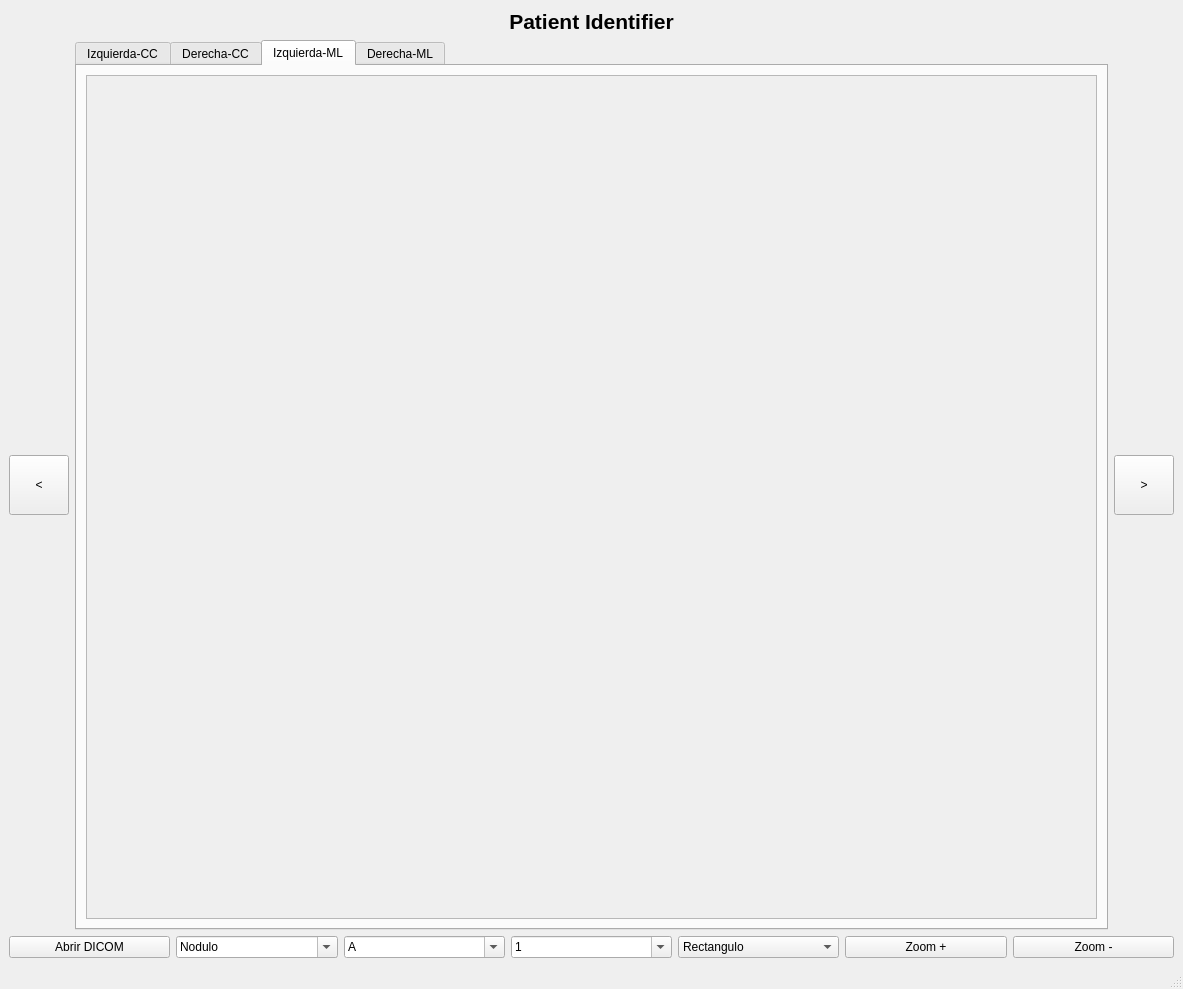
<?xml version="1.0" encoding="UTF-8"?>
<ui version="4.0">
 <class>MainWindow</class>
 <widget class="QMainWindow" name="MainWindow">
  <property name="geometry">
   <rect>
    <x>0</x>
    <y>0</y>
    <width>1183</width>
    <height>989</height>
   </rect>
  </property>
  <property name="windowTitle">
   <string>Robolab Dicom Visualizer</string>
  </property>
  <widget class="QWidget" name="centralwidget">
   <layout class="QGridLayout" name="gridLayout_5">
    <item row="3" column="0">
     <layout class="QHBoxLayout" name="horizontalLayout_2">
      <item>
       <widget class="QPushButton" name="AbrirDICOM">
        <property name="text">
         <string>Abrir DICOM</string>
        </property>
       </widget>
      </item>
      <item>
       <widget class="QComboBox" name="comboBox">
        <property name="editable">
         <bool>true</bool>
        </property>
        <property name="currentText">
         <string>Nodulo</string>
        </property>
        <property name="currentIndex">
         <number>0</number>
        </property>
        <item>
         <property name="text">
          <string>Nodulo</string>
         </property>
        </item>
        <item>
         <property name="text">
          <string>Distorsion_arq</string>
         </property>
        </item>
        <item>
         <property name="text">
          <string>Densidad_asim_foc</string>
         </property>
        </item>
        <item>
         <property name="text">
          <string>Microcalcificaciones</string>
         </property>
        </item>
        <item>
         <property name="text">
          <string>Calc_tip_benig</string>
         </property>
        </item>
       </widget>
      </item>
      <item>
       <widget class="QComboBox" name="comboBox_2">
        <property name="editable">
         <bool>true</bool>
        </property>
        <item>
         <property name="text">
          <string>A</string>
         </property>
        </item>
        <item>
         <property name="text">
          <string>B</string>
         </property>
        </item>
        <item>
         <property name="text">
          <string>C</string>
         </property>
        </item>
        <item>
         <property name="text">
          <string>D</string>
         </property>
        </item>
       </widget>
      </item>
      <item>
       <widget class="QComboBox" name="comboBox_3">
        <property name="editable">
         <bool>true</bool>
        </property>
        <item>
         <property name="text">
          <string>1 </string>
         </property>
        </item>
        <item>
         <property name="text">
          <string>2</string>
         </property>
        </item>
        <item>
         <property name="text">
          <string>3</string>
         </property>
        </item>
        <item>
         <property name="text">
          <string>4</string>
         </property>
        </item>
        <item>
         <property name="text">
          <string>5</string>
         </property>
        </item>
        <item>
         <property name="text">
          <string>6</string>
         </property>
        </item>
       </widget>
      </item>
      <item>
       <widget class="QComboBox" name="comboBox_4">
        <item>
         <property name="text">
          <string>Rectangulo</string>
         </property>
        </item>
        <item>
         <property name="text">
          <string>Circulo</string>
         </property>
        </item>
       </widget>
      </item>
      <item>
       <widget class="QPushButton" name="zoomInButton">
        <property name="text">
         <string>Zoom +</string>
        </property>
       </widget>
      </item>
      <item>
       <widget class="QPushButton" name="zoomOutButton">
        <property name="text">
         <string>Zoom -</string>
        </property>
       </widget>
      </item>
     </layout>
    </item>
    <item row="2" column="0">
     <layout class="QHBoxLayout" name="horizontalLayout_3">
      <item>
       <widget class="QPushButton" name="prevDICOMButton">
        <property name="sizePolicy">
         <sizepolicy hsizetype="Fixed" vsizetype="Fixed">
          <horstretch>0</horstretch>
          <verstretch>0</verstretch>
         </sizepolicy>
        </property>
        <property name="minimumSize">
         <size>
          <width>60</width>
          <height>60</height>
         </size>
        </property>
        <property name="maximumSize">
         <size>
          <width>60</width>
          <height>60</height>
         </size>
        </property>
        <property name="text">
         <string>&lt;</string>
        </property>
       </widget>
      </item>
      <item>
       <widget class="QTabWidget" name="imageSelector">
        <property name="currentIndex">
         <number>2</number>
        </property>
        <widget class="QWidget" name="L_CC">
         <property name="sizePolicy">
          <sizepolicy hsizetype="Expanding" vsizetype="Expanding">
           <horstretch>0</horstretch>
           <verstretch>0</verstretch>
          </sizepolicy>
         </property>
         <attribute name="title">
          <string>Izquierda-CC</string>
         </attribute>
         <layout class="QGridLayout" name="gridLayout">
          <item row="0" column="0">
           <widget class="QScrollArea" name="left_cc_scroll_image">
            <property name="widgetResizable">
             <bool>true</bool>
            </property>
            <property name="alignment">
             <set>Qt::AlignLeading|Qt::AlignLeft|Qt::AlignTop</set>
            </property>
            <widget class="QWidget" name="scrollAreaWidgetContents">
             <property name="geometry">
              <rect>
               <x>0</x>
               <y>0</y>
               <width>1007</width>
               <height>811</height>
              </rect>
             </property>
             <property name="sizePolicy">
              <sizepolicy hsizetype="Expanding" vsizetype="Expanding">
               <horstretch>0</horstretch>
               <verstretch>0</verstretch>
              </sizepolicy>
             </property>
            </widget>
           </widget>
          </item>
         </layout>
        </widget>
        <widget class="QWidget" name="R_CC">
         <property name="sizePolicy">
          <sizepolicy hsizetype="Expanding" vsizetype="Expanding">
           <horstretch>0</horstretch>
           <verstretch>0</verstretch>
          </sizepolicy>
         </property>
         <attribute name="title">
          <string>Derecha-CC</string>
         </attribute>
         <layout class="QGridLayout" name="gridLayout_2">
          <item row="0" column="0">
           <widget class="QScrollArea" name="right_cc_scroll_image">
            <property name="widgetResizable">
             <bool>true</bool>
            </property>
            <property name="alignment">
             <set>Qt::AlignLeading|Qt::AlignLeft|Qt::AlignTop</set>
            </property>
            <widget class="QWidget" name="scrollAreaWidgetContents_2">
             <property name="geometry">
              <rect>
               <x>0</x>
               <y>0</y>
               <width>1007</width>
               <height>811</height>
              </rect>
             </property>
             <property name="sizePolicy">
              <sizepolicy hsizetype="Expanding" vsizetype="Expanding">
               <horstretch>0</horstretch>
               <verstretch>0</verstretch>
              </sizepolicy>
             </property>
            </widget>
           </widget>
          </item>
         </layout>
        </widget>
        <widget class="QWidget" name="L_ML">
         <attribute name="title">
          <string>Izquierda-ML</string>
         </attribute>
         <layout class="QGridLayout" name="gridLayout_3">
          <item row="0" column="0">
           <widget class="QScrollArea" name="left_ml_scroll_image">
            <property name="widgetResizable">
             <bool>true</bool>
            </property>
            <property name="alignment">
             <set>Qt::AlignLeading|Qt::AlignLeft|Qt::AlignTop</set>
            </property>
            <widget class="QWidget" name="scrollAreaWidgetContents_3">
             <property name="geometry">
              <rect>
               <x>0</x>
               <y>0</y>
               <width>1007</width>
               <height>811</height>
              </rect>
             </property>
            </widget>
           </widget>
          </item>
         </layout>
        </widget>
        <widget class="QWidget" name="R_ML">
         <attribute name="title">
          <string>Derecha-ML</string>
         </attribute>
         <layout class="QGridLayout" name="gridLayout_4">
          <item row="0" column="0">
           <widget class="QScrollArea" name="right_ml_scroll_image">
            <property name="widgetResizable">
             <bool>true</bool>
            </property>
            <property name="alignment">
             <set>Qt::AlignLeading|Qt::AlignLeft|Qt::AlignTop</set>
            </property>
            <widget class="QWidget" name="scrollAreaWidgetContents_4">
             <property name="geometry">
              <rect>
               <x>0</x>
               <y>0</y>
               <width>1007</width>
               <height>811</height>
              </rect>
             </property>
            </widget>
           </widget>
          </item>
         </layout>
        </widget>
       </widget>
      </item>
      <item>
       <widget class="QPushButton" name="nextDICOMButton">
        <property name="sizePolicy">
         <sizepolicy hsizetype="Fixed" vsizetype="Fixed">
          <horstretch>0</horstretch>
          <verstretch>0</verstretch>
         </sizepolicy>
        </property>
        <property name="minimumSize">
         <size>
          <width>60</width>
          <height>60</height>
         </size>
        </property>
        <property name="maximumSize">
         <size>
          <width>60</width>
          <height>60</height>
         </size>
        </property>
        <property name="text">
         <string>&gt;</string>
        </property>
       </widget>
      </item>
     </layout>
    </item>
    <item row="1" column="0">
     <widget class="QLabel" name="PatientName">
      <property name="sizePolicy">
       <sizepolicy hsizetype="Preferred" vsizetype="Preferred">
        <horstretch>0</horstretch>
        <verstretch>0</verstretch>
       </sizepolicy>
      </property>
      <property name="font">
       <font>
        <pointsize>16</pointsize>
        <weight>75</weight>
        <bold>true</bold>
       </font>
      </property>
      <property name="frameShape">
       <enum>QFrame::NoFrame</enum>
      </property>
      <property name="frameShadow">
       <enum>QFrame::Sunken</enum>
      </property>
      <property name="text">
       <string>Patient Identifier</string>
      </property>
      <property name="textFormat">
       <enum>Qt::PlainText</enum>
      </property>
      <property name="scaledContents">
       <bool>false</bool>
      </property>
      <property name="alignment">
       <set>Qt::AlignCenter</set>
      </property>
     </widget>
    </item>
   </layout>
  </widget>
  <widget class="QMenuBar" name="menubar">
   <property name="geometry">
    <rect>
     <x>0</x>
     <y>0</y>
     <width>1183</width>
     <height>22</height>
    </rect>
   </property>
  </widget>
  <widget class="QStatusBar" name="statusbar"/>
 </widget>
 <resources/>
 <connections/>
</ui>
